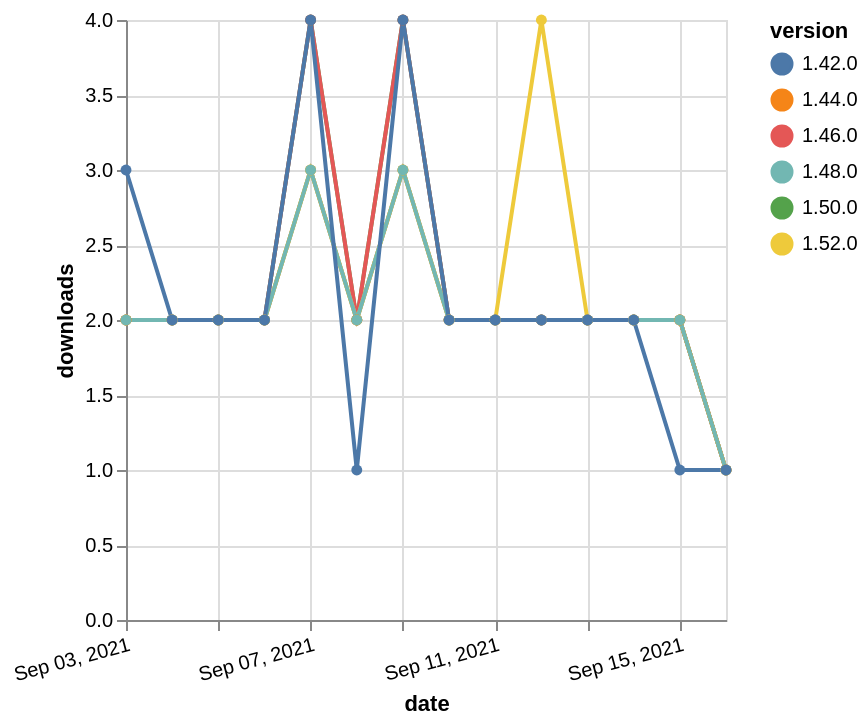

The Vega-Lite source for this figure:
### Vega-Lite specification from a JSON file in a GitHub repository (floating-point values rounded to 4 significant figures)
{"$schema": "https://vega.github.io/schema/vega-lite/v5.json", "description": "A simple bar chart with embedded data.", "data": {"values": [{"date": "2021-09-03", "total": 1972, "delta": 2, "version": "1.50.0"}, {"date": "2021-09-04", "total": 1974, "delta": 2, "version": "1.50.0"}, {"date": "2021-09-05", "total": 1976, "delta": 2, "version": "1.50.0"}, {"date": "2021-09-06", "total": 1978, "delta": 2, "version": "1.50.0"}, {"date": "2021-09-07", "total": 1982, "delta": 4, "version": "1.50.0"}, {"date": "2021-09-08", "total": 1984, "delta": 2, "version": "1.50.0"}, {"date": "2021-09-09", "total": 1988, "delta": 4, "version": "1.50.0"}, {"date": "2021-09-10", "total": 1990, "delta": 2, "version": "1.50.0"}, {"date": "2021-09-11", "total": 1992, "delta": 2, "version": "1.50.0"}, {"date": "2021-09-12", "total": 1994, "delta": 2, "version": "1.50.0"}, {"date": "2021-09-13", "total": 1996, "delta": 2, "version": "1.50.0"}, {"date": "2021-09-14", "total": 1998, "delta": 2, "version": "1.50.0"}, {"date": "2021-09-15", "total": 2000, "delta": 2, "version": "1.50.0"}, {"date": "2021-09-16", "total": 2001, "delta": 1, "version": "1.50.0"}, {"date": "2021-09-03", "total": 2655, "delta": 2, "version": "1.44.0"}, {"date": "2021-09-04", "total": 2657, "delta": 2, "version": "1.44.0"}, {"date": "2021-09-05", "total": 2659, "delta": 2, "version": "1.44.0"}, {"date": "2021-09-06", "total": 2661, "delta": 2, "version": "1.44.0"}, {"date": "2021-09-07", "total": 2664, "delta": 3, "version": "1.44.0"}, {"date": "2021-09-08", "total": 2666, "delta": 2, "version": "1.44.0"}, {"date": "2021-09-09", "total": 2669, "delta": 3, "version": "1.44.0"}, {"date": "2021-09-10", "total": 2671, "delta": 2, "version": "1.44.0"}, {"date": "2021-09-11", "total": 2673, "delta": 2, "version": "1.44.0"}, {"date": "2021-09-12", "total": 2675, "delta": 2, "version": "1.44.0"}, {"date": "2021-09-13", "total": 2677, "delta": 2, "version": "1.44.0"}, {"date": "2021-09-14", "total": 2679, "delta": 2, "version": "1.44.0"}, {"date": "2021-09-15", "total": 2681, "delta": 2, "version": "1.44.0"}, {"date": "2021-09-16", "total": 2682, "delta": 1, "version": "1.44.0"}, {"date": "2021-09-03", "total": 2574, "delta": 2, "version": "1.46.0"}, {"date": "2021-09-04", "total": 2576, "delta": 2, "version": "1.46.0"}, {"date": "2021-09-05", "total": 2578, "delta": 2, "version": "1.46.0"}, {"date": "2021-09-06", "total": 2580, "delta": 2, "version": "1.46.0"}, {"date": "2021-09-07", "total": 2584, "delta": 4, "version": "1.46.0"}, {"date": "2021-09-08", "total": 2586, "delta": 2, "version": "1.46.0"}, {"date": "2021-09-09", "total": 2590, "delta": 4, "version": "1.46.0"}, {"date": "2021-09-10", "total": 2592, "delta": 2, "version": "1.46.0"}, {"date": "2021-09-11", "total": 2594, "delta": 2, "version": "1.46.0"}, {"date": "2021-09-12", "total": 2596, "delta": 2, "version": "1.46.0"}, {"date": "2021-09-13", "total": 2598, "delta": 2, "version": "1.46.0"}, {"date": "2021-09-14", "total": 2600, "delta": 2, "version": "1.46.0"}, {"date": "2021-09-15", "total": 2602, "delta": 2, "version": "1.46.0"}, {"date": "2021-09-16", "total": 2603, "delta": 1, "version": "1.46.0"}, {"date": "2021-09-03", "total": 1471, "delta": 2, "version": "1.52.0"}, {"date": "2021-09-04", "total": 1473, "delta": 2, "version": "1.52.0"}, {"date": "2021-09-05", "total": 1475, "delta": 2, "version": "1.52.0"}, {"date": "2021-09-06", "total": 1477, "delta": 2, "version": "1.52.0"}, {"date": "2021-09-07", "total": 1480, "delta": 3, "version": "1.52.0"}, {"date": "2021-09-08", "total": 1482, "delta": 2, "version": "1.52.0"}, {"date": "2021-09-09", "total": 1485, "delta": 3, "version": "1.52.0"}, {"date": "2021-09-10", "total": 1487, "delta": 2, "version": "1.52.0"}, {"date": "2021-09-11", "total": 1489, "delta": 2, "version": "1.52.0"}, {"date": "2021-09-12", "total": 1493, "delta": 4, "version": "1.52.0"}, {"date": "2021-09-13", "total": 1495, "delta": 2, "version": "1.52.0"}, {"date": "2021-09-14", "total": 1497, "delta": 2, "version": "1.52.0"}, {"date": "2021-09-15", "total": 1499, "delta": 2, "version": "1.52.0"}, {"date": "2021-09-16", "total": 1500, "delta": 1, "version": "1.52.0"}, {"date": "2021-09-03", "total": 2070, "delta": 2, "version": "1.48.0"}, {"date": "2021-09-04", "total": 2072, "delta": 2, "version": "1.48.0"}, {"date": "2021-09-05", "total": 2074, "delta": 2, "version": "1.48.0"}, {"date": "2021-09-06", "total": 2076, "delta": 2, "version": "1.48.0"}, {"date": "2021-09-07", "total": 2079, "delta": 3, "version": "1.48.0"}, {"date": "2021-09-08", "total": 2081, "delta": 2, "version": "1.48.0"}, {"date": "2021-09-09", "total": 2084, "delta": 3, "version": "1.48.0"}, {"date": "2021-09-10", "total": 2086, "delta": 2, "version": "1.48.0"}, {"date": "2021-09-11", "total": 2088, "delta": 2, "version": "1.48.0"}, {"date": "2021-09-12", "total": 2090, "delta": 2, "version": "1.48.0"}, {"date": "2021-09-13", "total": 2092, "delta": 2, "version": "1.48.0"}, {"date": "2021-09-14", "total": 2094, "delta": 2, "version": "1.48.0"}, {"date": "2021-09-15", "total": 2096, "delta": 2, "version": "1.48.0"}, {"date": "2021-09-16", "total": 2097, "delta": 1, "version": "1.48.0"}, {"date": "2021-09-03", "total": 3193, "delta": 3, "version": "1.42.0"}, {"date": "2021-09-04", "total": 3195, "delta": 2, "version": "1.42.0"}, {"date": "2021-09-05", "total": 3197, "delta": 2, "version": "1.42.0"}, {"date": "2021-09-06", "total": 3199, "delta": 2, "version": "1.42.0"}, {"date": "2021-09-07", "total": 3203, "delta": 4, "version": "1.42.0"}, {"date": "2021-09-08", "total": 3204, "delta": 1, "version": "1.42.0"}, {"date": "2021-09-09", "total": 3208, "delta": 4, "version": "1.42.0"}, {"date": "2021-09-10", "total": 3210, "delta": 2, "version": "1.42.0"}, {"date": "2021-09-11", "total": 3212, "delta": 2, "version": "1.42.0"}, {"date": "2021-09-12", "total": 3214, "delta": 2, "version": "1.42.0"}, {"date": "2021-09-13", "total": 3216, "delta": 2, "version": "1.42.0"}, {"date": "2021-09-14", "total": 3218, "delta": 2, "version": "1.42.0"}, {"date": "2021-09-15", "total": 3219, "delta": 1, "version": "1.42.0"}, {"date": "2021-09-16", "total": 3220, "delta": 1, "version": "1.42.0"}]}, "width": "container", "mark": {"type": "line", "point": {"filled": true}}, "encoding": {"x": {"field": "date", "type": "temporal", "timeUnit": "yearmonthdate", "title": "date", "axis": {"labelAngle": -15}}, "y": {"field": "delta", "type": "quantitative", "title": "downloads"}, "color": {"field": "version", "type": "nominal"}, "tooltip": {"field": "delta"}}}
